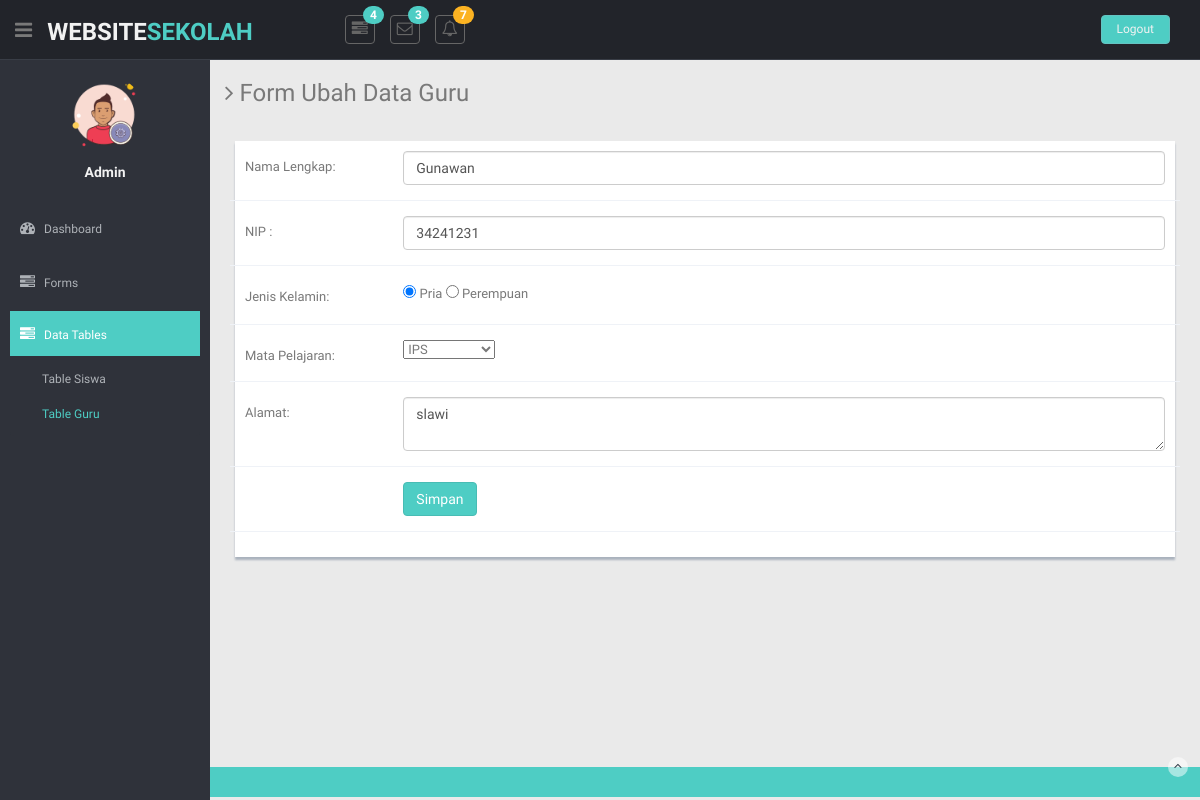
The app's page /form_edit_guru.php?id=1 with its own data.
### tables this page shows
CREATE TABLE `tbl_guru` (
  `id_guru` int(10) NOT NULL,
  `nama_lengkap` varchar(100) NOT NULL,
  `nip` int(50) NOT NULL,
  `jenis_kelamin` varchar(50) NOT NULL,
  `mata_pelajaran` varchar(100) NOT NULL,
  `alamat` varchar(150) NOT NULL
);

### form_edit_guru.php (the view, shortened to what this page needs)
<?php include("koneksi.php");
$id = $_GET['id'];
$sql = "SELECT * FROM tbl_guru WHERE id_guru=$id";
$query = mysqli_query($db, $sql);
$guru = mysqli_fetch_assoc($query);
?>
<!DOCTYPE html>
<html lang="en">
<head>
  <link href="lib/bootstrap/css/bootstrap.min.css" rel="stylesheet">
  <link href="lib/font-awesome/css/font-awesome.css" rel="stylesheet" />
  <link href="css/style.css" rel="stylesheet">
  <link href="css/style-responsive.css" rel="stylesheet">
</head>
<body>
  <section id="container">
    <header class="header black-bg">
      <div class="sidebar-toggle-box">
        <div class="fa fa-bars tooltips" data-placement="right" data-original-title="Toggle Navigation"></div>
      </div>
      <a href="beranda.php" class="logo"><b>WEBSITE<span>SEKOLAH</span></b></a>
      <div class="nav notify-row" id="top_menu">
        <ul class="nav top-menu">
          <li class="dropdown">
            <a data-toggle="dropdown" class="dropdown-toggle" href="#">
              <i class="fa fa-tasks"></i>
              <span class="badge bg-theme">4</span>
              </a>
          </li>
          <li id="header_inbox_bar" class="dropdown">
            <a data-toggle="dropdown" class="dropdown-toggle" href="#">
              <i class="fa fa-envelope-o"></i>
              <span class="badge bg-theme">3</span>
              </a>
          </li>
          <li id="header_notification_bar" class="dropdown">
            <a data-toggle="dropdown" class="dropdown-toggle" href="#">
              <i class="fa fa-bell-o"></i>
              <span class="badge bg-warning">7</span>
              </a>
          </li>
        </ul>
      </div>
      <div class="top-menu">
        <ul class="nav pull-right top-menu">
          <li><a class="logout" href="index.php">Logout</a></li>
        </ul>
      </div>
    </header>
    <aside>
      <div id="sidebar" class="nav-collapse ">
        <ul class="sidebar-menu" id="nav-accordion">
          <p class="centered"><img src="img/ui-sam.png" class="img-circle" width="80"></p>
          <h5 class="centered">Admin</h5>
          <li class="mt">
            <a href="beranda.php">
              <i class="fa fa-dashboard"></i>
              <span>Dashboard</span>
              </a>
          </li>
          <li class="sub-menu">
            <a href="javascript:;">
              <i class="fa fa-tasks"></i>
              <span>Forms</span>
              </a>
          </li>
          <li class="sub-menu">
            <a class="active" href="javascript:;">
              <i class="fa fa-tasks"></i>
              <span>Data Tables</span>
              </a>
            <ul class="sub">
              <li><a href="table_siswa.php">Table Siswa</a></li>
              <li class="active"><a href="table_guru.php">Table Guru</a></li>
            </ul>
          </li>
        </ul>
      </div>
    </aside>
    <section id="main-content">
      <section class="wrapper">
        <h3><i class="fa fa-angle-right"></i> Form Ubah Data Guru</h3>
            <div class="row mt">
                <div class="col-lg-12">
                    <div class="form-panel">
                        <div class="form">
                            <form class="cmxform form-horizontal style-form" id="edit_guru" action="proses_edit_guru.php" method="POST">
                            <div class="form-group ">
                                <label for="nama_lengkap" class="control-label col-lg-2">Nama Lengkap: </label>
                                <div class="col-lg-10">
                                <input type="text" class="form-control" name="nama_lengkap" placeholder="Nama Lengkap" value="<?php echo $guru['nama_lengkap'] ?>" />
                                </div>
                            </div>
                            <div class="form-group ">
                                <label for="nip" class="control-label col-lg-2">NIP : </label>
                                <div class="col-lg-10">
                                <input type="text" class="form-control" name="nip" placeholder="NIP" value="<?php echo $guru['nip'] ?>"/>
                                </div>
                            </div>
                            <div class="form-group ">
                                <label for="jenis_kelamin" class="control-label col-lg-2">Jenis Kelamin: </label>
                                <div class="col-lg-10">
                                <?php $jk = $guru['jenis_kelamin']; ?>
                                <label><input type="radio" name="jenis_kelamin" value="pria" <?php echo ($jk == 'pria') ? "checked": "" ?>> Pria</label>
                                <label><input type="radio" name="jenis_kelamin" value="perempuan" <?php echo ($jk == 'perempuan') ? "checked": "" ?>> Perempuan</label>
                                </div>
                            </div>
                            <div class="form-group ">
                                <label for="mata_pelajaran" class="control-label col-lg-2">Mata Pelajaran: </label>
                                <div class="col-lg-10">
                                <?php $mata_pelajaran = $guru['mata_pelajaran']; ?>
                                <select name="mata_pelajaran">
                                    <option <?php echo ($mata_pelajaran == 'IPS') ? "selected": "" ?>>IPS</option>
                                </select>
                                </div>
                            </div>
                            <div class="form-group ">
                                <label for="alamat" class="control-label col-lg-2">Alamat: </label>
                                <div class="col-lg-10">
                                <textarea name="alamat" class="form-control"><?php echo $guru['alamat'] ?> </textarea>
                                </div>
                            </div>
                            <div class="form-group">
                                <div class="col-lg-offset-2 col-lg-10">
                                <button class="btn btn-theme" type="submit" value="simpan" name="simpan">Simpan</button>
                                </div>
                            </div>
                        </div>
                    </div>
            </div>
        </div>
      </section>
    </section>
    <br><br><br><br><br><br><br><br><br><br><footer class="site-footer">
      <div class="text-center">
        <a href="form_validation.html#" class="go-top">
          <i class="fa fa-angle-up"></i>
          </a>
      </div>
    </footer>
  </section>
</body>
</html>

### records on screen
tbl_guru: nama_lengkap "Gunawan", nip "34241231", jenis_kelamin "☑ Pria", jenis_kelamin "☐ Perempuan", mata_pelajaran "IPS", alamat "slawi"
